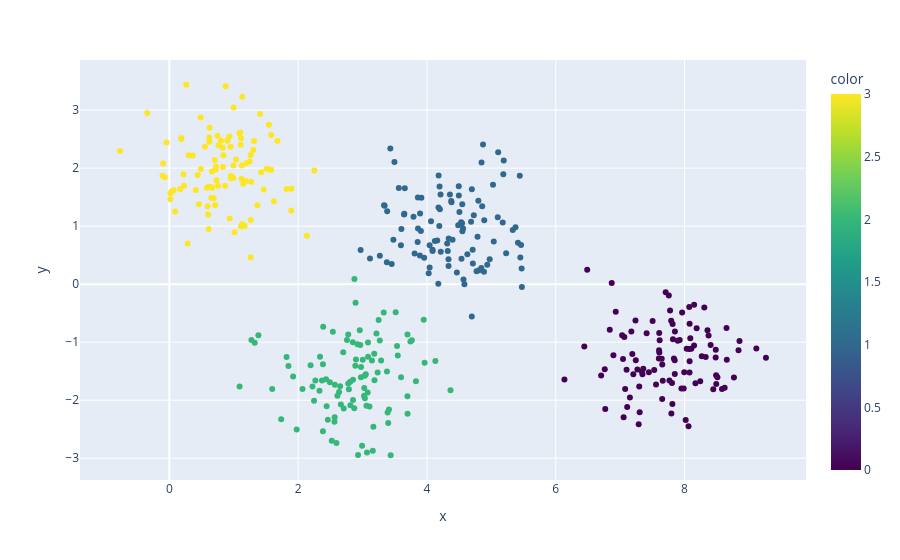

Source (notebook cell):
### Code cell
from sklearn.cluster import KMeans

kmeans = KMeans(4, random_state=0)
labels = kmeans.fit(X).predict(X)

px.scatter(x=X[:, 0], y=X[:, 1], color=labels, color_continuous_scale='viridis')

### Figure 1 — Plotly figure (JSON) as saved in the notebook; plotly's stock layout.template omitted (floating-point values rounded to 4 significant figures; data arrays with more than 128 entries replaced by an {"elided": "..."} marker saying what was removed)
{"data": [{"hovertemplate": "x=%{x}<br>y=%{y}<br>color=%{marker.color}<extra></extra>", "legendgroup": "", "marker": {"color": {"elided": "400 int values"}, "coloraxis": "coloraxis", "symbol": "circle"}, "mode": "markers", "name": "", "orientation": "v", "showlegend": false, "type": "scatter", "x": {"elided": "400 float values"}, "xaxis": "x", "y": {"elided": "400 float values"}, "yaxis": "y"}], "layout": {"coloraxis": {"colorbar": {"title": {"text": "color"}}, "colorscale": [[0, "#440154"], [0.1111, "#482878"], [0.2222, "#3e4989"], [0.3333, "#31688e"], [0.4444, "#26828e"], [0.5556, "#1f9e89"], [0.6667, "#35b779"], [0.7778, "#6ece58"], [0.8889, "#b5de2b"], [1, "#fde725"]]}, "legend": {"tracegroupgap": 0}, "margin": {"t": 60}, "xaxis": {"anchor": "y", "domain": [0, 1], "title": {"text": "x"}}, "yaxis": {"anchor": "x", "domain": [0, 1], "title": {"text": "y"}}}}
